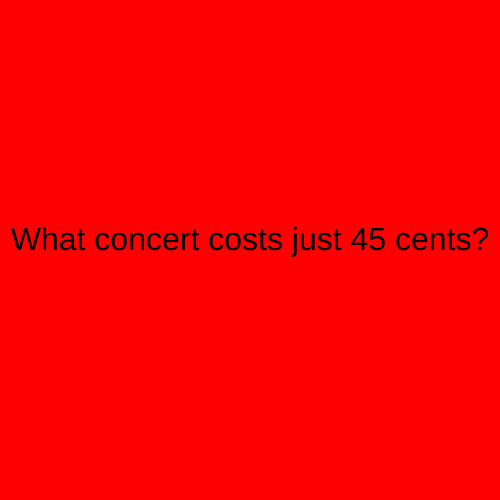
Frame 1 (no input)
Frame 60 (no input): identical to frame 1, image omitted
Frame 120 (the mouse pressed at the canvas centre since frame 60): identical to frame 1, image omitted

The p5.js sketch that drew this single still picture (run headless with seeded random() and noise() and a simulated clock; from frame 60 on, the mouse is pressed at the canvas centre):

// p5.js sketch
// ── sketch.js
let timer = 0;
let state = 0;

function setup() {
  createCanvas(500, 500);
  textSize(32);
  textAlign(CENTER);
}

function draw() {

  switch(state){

  case 0:
  background('red');
  text("What concert costs just 45 cents?", 250, 250);
  timer++ ;

//5seconds
  if (timer > 5*60) {
    state = 1;
    timer = 0;
  }

    break;

  case 1:
  background('blue');
  text("50 Cent featuring Nickelback!", 250, 250);
    break;
  }
}
